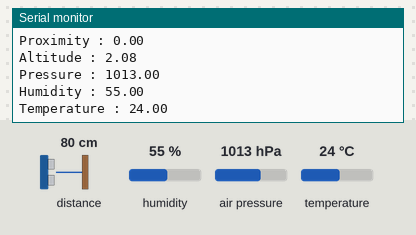
A sketch run on a simulated ESP32. Shown: the last lines printed to the serial monitor. The test bench sets the inputs (shaded band); at power-on: distance to the obstacle 80 cm, humidity 55 %, air pressure 1013 hPa, temperature 24 °C.

Above: at 1.2 s.
1.3 s: distance to the obstacle set to 2 cm
6.3 s: humidity set to 22 %
At 10.6 s:
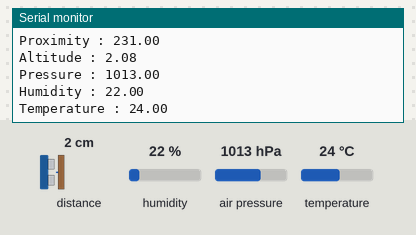
11.3 s: air pressure set to 952 hPa
16.3 s: temperature set to 12 °C
At 20.9 s:
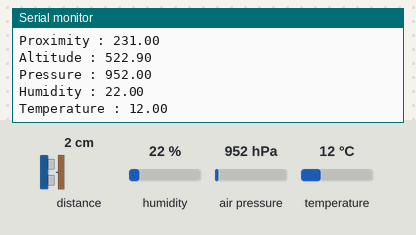

The sketch:

WSN_Sender_1.ino
```cpp
#include <WiFi.h>
#include <esp_now.h>
#include <Adafruit_APDS9960.h> // include the Adafruit_APDS9960 header file.
#include <Adafruit_BME280.h> // include the Adafruit_BME280 header file.

Adafruit_APDS9960 apds; // instance of the Adafruit_APDS9960 class named as apds.
Adafruit_BME280 bme; // instance of the Adafruit_BME280 class named as bme.

// REPLACE WITH THE RECEIVER'S MAC Address
uint8_t broadcastAddress[] = {0xFF, 0xFF, 0xFF, 0xFF, 0xFF, 0xFF};

// Structure example to send data
// Must match the receiver structure
typedef struct struct_message {
  int id; // must be unique for each sender board

  float prox;
  float alt;
  float pres;
  float humid;
  float temp;

} struct_message;

//Create a struct_message called myData
struct_message myData;

// callback when data is sent
void OnDataSent(const uint8_t *mac_addr, esp_now_send_status_t status) {
  Serial.print("\r\nLast Packet Send Status:\t");
  Serial.println(status == ESP_NOW_SEND_SUCCESS ? "Delivery Success" : "Delivery Fail");

  Serial.print("Proximity : ");
  Serial.println(myData.prox);
  Serial.print("Altitude : ");
  Serial.println(myData.alt);
  Serial.print("Pressure : ");
  Serial.println(myData.pres);
  Serial.print("Humidity : ");
  Serial.println(myData.humid);
  Serial.print("Temperature : ");
  Serial.println(myData.temp);

}

void setup() {
  // Init Serial Monitor
  Serial.begin(115200);

  // Set device as a Wi-Fi Station
  WiFi.mode(WIFI_STA);

    // Initialize APDS9960 sensor and if the connection is not successful,
  // print the failed status to the Serial Monitor.
  if (!apds.begin()){
    Serial.println("Failed to find Hibiscus Sense APDS9960 chip");
  }

 // enable the proximity mode on APDS9960
  apds.enableProximity(true);

  // Initialize BME280 sensor and if the connection is not successful,
  // print the failed status to the Serial Monitor.
  if (!bme.begin()){
    Serial.println("Failed to find Hibiscus Sense BME280 chip");
  }

  // Init ESP-NOW
  if (esp_now_init() != ESP_OK) {
    Serial.println("Error initializing ESP-NOW");
    return;
  }

  // Once ESPNow is successfully Init, we will register for Send CB to
  // get the status of Trasnmitted packet
  esp_now_register_send_cb(OnDataSent);

  // Register peer
  esp_now_peer_info_t peerInfo;
  memcpy(peerInfo.peer_addr, broadcastAddress, 6);
  peerInfo.channel = 0;
  peerInfo.encrypt = false;

  // Add peer
  if (esp_now_add_peer(&peerInfo) != ESP_OK){
    Serial.println("Failed to add peer");
    return;
  }
}

void loop() {
  // Set values to send
  myData.id = 1;
  myData.prox = apds.readProximity();
  myData.alt = bme.readAltitude(1013.25);
  myData.pres = bme.readPressure()/100.00;
  myData.humid = bme.readHumidity();
  myData.temp = bme.readTemperature();

  // Send message via ESP-NOW
  esp_err_t result = esp_now_send(broadcastAddress, (uint8_t *) &myData, sizeof(myData));

  if (result == ESP_OK) {
    Serial.println("Sent with success");
  }
  else {
    Serial.println("Error sending the data");
  }
  delay(10000);
}
```

Measured:
- after the input at 6.3 s, the serial monitor: prints a new line after 3.7 s (image 1)
- after the input at 16.3 s, the serial monitor: prints a new line after 3.7 s (image 2)
